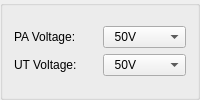
          <widget class="QGroupBox" name="groupBoxVoltage">
           <property name="title">
            <string/>
           </property>
           <property name="flat">
            <bool>false</bool>
           </property>
           <layout class="QGridLayout" name="gridLayout_8">
            <item row="0" column="0">
             <layout class="QGridLayout" name="gridLayout_7">
              <item row="0" column="0">
               <widget class="QLabel" name="LabelPaValtage">
                <property name="sizePolicy">
                 <sizepolicy hsizetype="Preferred" vsizetype="Fixed">
                  <horstretch>0</horstretch>
                  <verstretch>0</verstretch>
                 </sizepolicy>
                </property>
                <property name="minimumSize">
                 <size>
                  <width>70</width>
                  <height>20</height>
                 </size>
                </property>
                <property name="maximumSize">
                 <size>
                  <width>100</width>
                  <height>16777215</height>
                 </size>
                </property>
                <property name="text">
                 <string>PA Voltage:</string>
                </property>
               </widget>
              </item>
              <item row="0" column="1">
               <widget class="QComboBox" name="ComVoltagePa">
                <item>
                 <property name="text">
                  <string>  50V</string>
                 </property>
                </item>
                <item>
                 <property name="text">
                  <string>100V </string>
                 </property>
                </item>
               </widget>
              </item>
              <item row="1" column="1">
               <widget class="QComboBox" name="ComVoltageUt">
                <item>
                 <property name="text">
                  <string>  50V</string>
                 </property>
                </item>
                <item>
                 <property name="text">
                  <string>100V </string>
                 </property>
                </item>
                <item>
                 <property name="text">
                  <string>200V</string>
                 </property>
                </item>
               </widget>
              </item>
              <item row="1" column="0">
               <widget class="QLabel" name="LabelUtVolatage">
                <property name="sizePolicy">
                 <sizepolicy hsizetype="Preferred" vsizetype="Fixed">
                  <horstretch>0</horstretch>
                  <verstretch>0</verstretch>
                 </sizepolicy>
                </property>
                <property name="minimumSize">
                 <size>
                  <width>70</width>
                  <height>20</height>
                 </size>
                </property>
                <property name="maximumSize">
                 <size>
                  <width>100</width>
                  <height>16777215</height>
                 </size>
                </property>
                <property name="text">
                 <string>UT Voltage:</string>
                </property>
               </widget>
              </item>
             </layout>
            </item>
           </layout>
          </widget>
